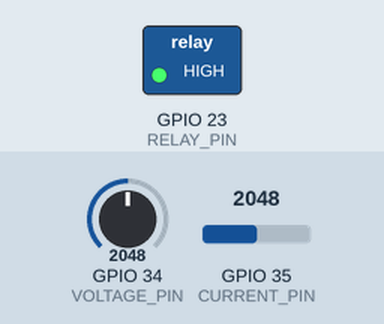
The sketch below on a simulated ESP32. Shown: switched loads named in the sketch (green lamp = pin HIGH). Inputs (shaded band) come from the test bench; at power-on: GPIO 35 (CURRENT_PIN) = 2048, GPIO 34 (VOLTAGE_PIN) = 2048. WiFi joins after 1.5 s; servers stay silent unless stated; random numbers use the default seed unless the sketch sets one; no MQTT or app messages arrive unless stated; what the sketch prints to the serial monitor is not drawn.

Above: at 2.7 s.
2.8 s: GPIO 35 (CURRENT_PIN) set to 3053
4.5 s: GPIO 35 (CURRENT_PIN) set to 3141
At 7.5 s:
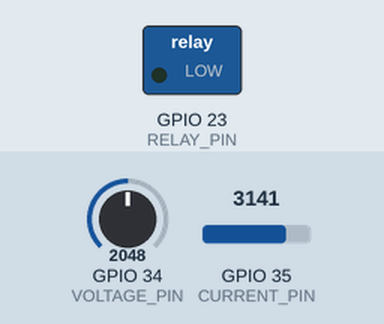
Timing chart, 0 to 9.0 s (numbered marks = the images above; inputs shaded):
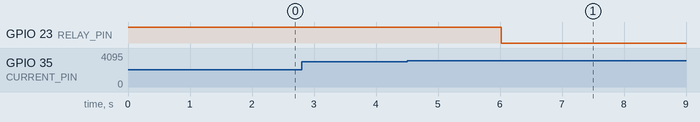

Measured:
- the behaviour switches between 3080 and 3081 on GPIO 35 (CURRENT_PIN) (found by bisection; images 0 and 1)
- after the input at 2.8 s, every drawn part: stays the same
- after the input at 4.5 s, GPIO 23 (RELAY_PIN): HIGH → LOW after 1.5 s

The sketch:

firmware.ino
```cpp
/**
 * @file firmware.ino
 * @brief IoT Smart Energy Meter with Edge Analytics
 * @author Yash Durge (IIT ISM Dhanbad)
 * * Target Hardware: ESP32 Development Board
 * Sensors: ACS712 (Current), ZMPT101B (Voltage)
 * Protocol: MQTT over Wi-Fi
 */

#include <WiFi.h>
#include <PubSubClient.h>

// --- Configuration Constants ---
const char* WIFI_SSID     = "YOUR_WIFI_SSID";
const char* WIFI_PASSWORD = "YOUR_WIFI_PASSWORD";
const char* MQTT_SERVER   = "broker.hivemq.com"; // Public test broker
const int   MQTT_PORT     = 1883;

// --- Hardware Pin Mappings ---
#define VOLTAGE_PIN 34  // ADC1_CH6
#define CURRENT_PIN 35  // ADC1_CH7
#define RELAY_PIN   23  // Digital Out for Emergency Cutoff

// --- Calibration Factors ---
const float VOLTAGE_CALIBRATION = 500.0;
const float CURRENT_CALIBRATION = 0.185; // 185mV/A for 5A ACS712 model
const float ADC_REF_VOLTAGE     = 3.3;
const int   ADC_RESOLUTION      = 4095;

// --- Edge Analytics Thresholds ---
const float OVERCURRENT_THRESHOLD = 4.5;  // Amperes

// --- Global Instances ---
WiFiClient espClient;
PubSubClient client(espClient);

// --- Function Prototypes ---
void setupWiFi();
void connectMQTT();
void readSensors(float &voltageRMS, float &currentRMS, float &realPower);
void runEdgeAnalytics(float current);

void setup() {
    Serial.begin(115200);
    pinMode(RELAY_PIN, OUTPUT);
    digitalWrite(RELAY_PIN, HIGH); // Initially keep Relay closed (Load ON)

    setupWiFi();
    client.setServer(MQTT_SERVER, MQTT_PORT);
}

void loop() {
    if (!client.connected()) {
        connectMQTT();
    }
    client.loop();

    static unsigned long lastTelemetryTime = 0;
    unsigned long currentTime = millis();

    // Sample sensors and publish every 3 seconds
    if (currentTime - lastTelemetryTime >= 3000) {
        float voltageRMS = 0.0;
        float currentRMS = 0.0;
        float realPower   = 0.0;

        readSensors(voltageRMS, currentRMS, realPower);
        runEdgeAnalytics(currentRMS);

        // Prepare JSON payload for MQTT
        String payload = "{";
        payload += "\"voltage_V\":" + String(voltageRMS, 2) + ",";
        payload += "\"current_A\":" + String(currentRMS, 2) + ",";
        payload += "\"power_W\":" + String(realPower, 2);
        payload += "}";

        Serial.print("Publishing Telemetry: ");
        Serial.println(payload);

        client.publish("ism/energy/telemetry", payload.c_str());
        lastTelemetryTime = currentTime;
    }
}

/**
 * @brief Establishes connection to the configured local Wi-Fi Network
 */
void setupWiFi() {
    delay(10);
    Serial.println("\nConnecting to Wi-Fi...");
    WiFi.begin(WIFI_SSID, WIFI_PASSWORD);

    while (WiFi.status() != WL_CONNECTED) {
        delay(500);
        Serial.print(".");
    }
    Serial.println("\nWi-Fi Connected. IP Address: ");
    Serial.println(WiFi.localIP());
}

/**
 * @brief Keeps the MQTT client connected to the broker
 */
void connectMQTT() {
    while (!client.connected()) {
        Serial.print("Attempting MQTT connection...");
        String clientId = "ESP32Client-" + String(random(0xffff), HEX);

        if (client.connect(clientId.c_str())) {
            Serial.println("Connected to Broker.");
        } else {
            Serial.print("failed, rc=");
            Serial.print(client.state());
            Serial.println(" trying again in 5 seconds");
            delay(5000);
        }
    }
}

/**
 * @brief Samples AC waveform and calculates True Root Mean Square (RMS) values
 */
void readSensors(float &voltageRMS, float &currentRMS, float &realPower) {
    long long currentSumSquare = 0;
    long long voltageSumSquare = 0;
    int sampleCount = 0;

    unsigned long startTime = millis();

    // Sample for exactly 20ms (one complete 50Hz AC cycle)
    while (millis() - startTime < 20) {
        int rawV = analogRead(VOLTAGE_PIN) - (ADC_RESOLUTION / 2); // Remove 1.65V DC Offset
        int rawI = analogRead(CURRENT_PIN) - (ADC_RESOLUTION / 2); // Remove 1.65V DC Offset

        voltageSumSquare += ((long long)rawV * rawV);
        currentSumSquare += ((long long)rawI * rawI);
        sampleCount++;
    }

    // Calculate mean square root
    float meanV = (float)voltageSumSquare / sampleCount;
    float meanI = (float)currentSumSquare / sampleCount;

    // Convert raw ADC RMS values to engineering units
    float rmsAdcV = sqrt(meanV);
    float rmsAdcI = sqrt(meanI);

    voltageRMS = (rmsAdcV * (ADC_REF_VOLTAGE / ADC_RESOLUTION)) * VOLTAGE_CALIBRATION;
    currentRMS = (rmsAdcI * (ADC_REF_VOLTAGE / ADC_RESOLUTION)) / CURRENT_CALIBRATION;

    // Prevent noise floor reporting floating values at 0 load
    if (currentRMS < 0.05) currentRMS = 0.0;

    realPower = voltageRMS * currentRMS; // Apparent power assumption for resistive loads
}

/**
 * @brief Edge Analytics Core: Evaluates safety metrics directly on-chip without cloud latency
 */
void runEdgeAnalytics(float current) {
    if (current > OVERCURRENT_THRESHOLD) {
        // Critical Anomaly Detected: Isolate load immediately
        digitalWrite(RELAY_PIN, LOW);
        Serial.println("[CRITICAL ALARM] OVERCURRENT DETECTED! RELAY TRIPPED TRIPPED.");
        client.publish("ism/energy/alerts", "{\"status\":\"CRITICAL\",\"alert\":\"Overcurrent anomaly detected. Relay tripped.\"}");
    }
}
```
